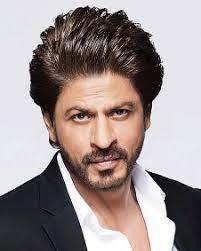
#> input picture image_examples/srk.jpg, 201 x 251 px
$ jupyter execute 'Face and Eye Detection of famous personalities.ipynb'
#> lines starting #> are read from the running program, lines starting #| are printed output that depends on the picture; after the words box and inside, x2 and y2 are one past the last pixel; in counts of white or black regions, pixels touching at a corner belong together
# Face and Eye Detection using HAAR Cascade Classifier
The goal of this mini project is to detect face and eyes of famous personalities using HAAR Cascade Classifier.

### Face Detection

[cell 1]
# Importing the dependencies
import numpy as np
import cv2

# Pointing opencv cascade classifier function to where our classifier(XML file format) is stored
face_classifier = cv2.CascadeClassifier("Haarcascades/haarcascade_frontalface_default.xml")

# Loading our image and converting it into gray scale
image = cv2.imread("image_examples/srk.jpg")
#> image is the input picture: shape (251, 201, 3); mean B, G, R 144, 145.5, 157.7
gray = cv2.cvtColor(image, cv2.COLOR_BGR2GRAY)
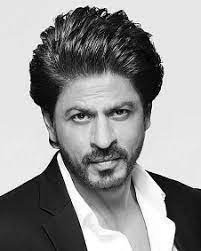
#> gray: shape (251, 201); min 0, max 255, mean 149

# The classifier returns the ROI of the detected face as a tuple and stores the top left and the bottom right coordinates
face = face_classifier.detectMultiScale(gray, 1.3, 5)
#> face = [[45, 72, 116, 116]]

# When no face detected face classifier returns the empty tuple
if face is ():
    print("No faces found!")

# Iterating through face array and drawing a rectangle over each face
for x, y, w, h in face:
    cv2.rectangle(image, (x,y), (x+w, y+h), (127,0,255), 2)
    cv2.imshow("Face Detection", image)
    cv2.waitKey(0)
#> this loop made 1 pass
#> pass 1, `cv2.imshow("Face Detection", image)`:
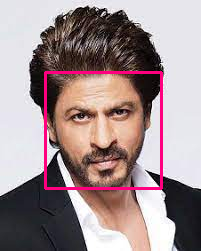
#> window 'Face Detection': shape (251, 201, 3); mean B, G, R 144.3, 142.3, 161.2

cv2.destroyAllWindows()

### Combining Face and Eye Detection

[cell 2]
# Importing the dependencies
import numpy as np
import cv2

# Pointing the opencv cascade classifier function to where our classifier(XML file format) is stored
face_classifier = cv2.CascadeClassifier("Haarcascades/haarcascade_frontalface_default.xml")
eye_classifier = cv2.CascadeClassifier("Haarcascades/haarcascade_eye.xml")

# Loading our image and converting it into gray scale
image = cv2.imread("image_examples/srk.jpg")
gray = cv2.cvtColor(image, cv2.COLOR_BGR2GRAY)

# The classifier returns the ROI of the detected face as a tuple and stores the top left and the bottom right coordinates
face = face_classifier.detectMultiScale(gray, 1.3, 5)

# When no face is detected the classifier returns the empty tuple
if face is ():
    print("No faces found!")

# Iterating through face,eye arrays and drawing a rectangle over each face and eye
for (x,y,w,h) in face:
    cv2.rectangle(image, (x,y), (x+w, y+h), (127,0,255), 2)
    cv2.imshow("image", image)
    cv2.waitKey(0)
    roi_gray = gray[y:y+h, x:x+w]
    roi_color = image[y:y+h, x:x+w]
    eye = eye_classifier.detectMultiScale(roi_gray)
    for (ex,ey,ew,eh) in eye:
        cv2.rectangle(roi_color, (ex,ey), (ex+ew, ey+eh), (255,255,0), 2)
        cv2.imshow("image", image)
        cv2.waitKey(0)
#> this loop made 1 pass
#> (x, y, w, h, eye) on pass 1: (45, 72, 116, 116, [[61, 27, 26, 26], [22, 31, 26, 26]])
#> pass 1, `roi_gray = gray[y:y+h, x:x+w]`:
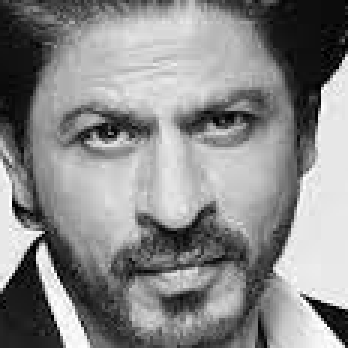
#> roi_gray: shape (116, 116) (shown 3 times larger); min 0, max 255, mean 136.7
#> pass 1, `roi_color = image[y:y+h, x:x+w]`:
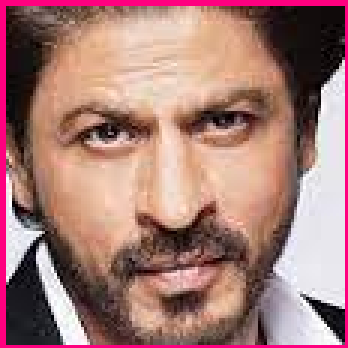
#> roi_color: shape (116, 116, 3) (shown 3 times larger); mean B, G, R 118.6, 123.8, 165.9
#> pass 1, `cv2.imshow("image", image)`:
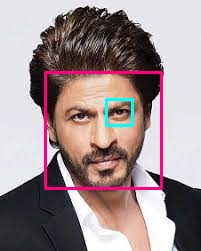
#> window 'image': shape (251, 201, 3); mean B, G, R 145.1, 142.9, 160
#> pass 1, `cv2.imshow("image", image)`:
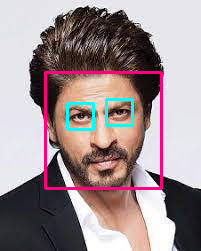
#> window 'image': shape (251, 201, 3); mean B, G, R 145.8, 143.4, 158.7
#> after the loop:
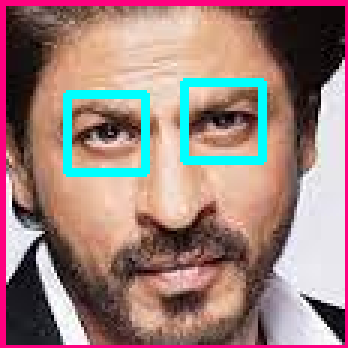
#> roi_color: shape (116, 116, 3) (shown 3 times larger); 4.58% of pixels changed, all inside (x1, y1, x2, y2) = (21, 26, 89, 59)
cv2.destroyAllWindows()

$ run again, with image_examples/hr.jpg copied over image_examples/srk.jpg
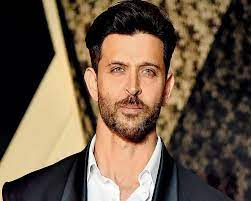
#> input picture image_examples/hr.jpg, 251 x 201 px
#> image is the input picture: shape (201, 251, 3); mean B, G, R 70, 87.6, 106.2
#> `gray = cv2.cvtColor(image, cv2.COLOR_BGR2GRAY)`:
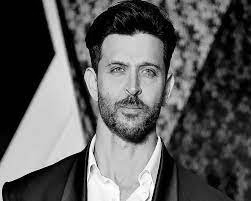
#> gray: shape (201, 251); min 0, max 255, mean 91.1
#> face = [[86, 34, 93, 93]]
#> the loop `for x, y, w, h in face:` made 1 pass
#> the loop `for (x,y,w,h) in face:` made 1 pass
#> (x, y, w, h, eye) on pass 1: (86, 34, 93, 93, [[21, 24, 24, 24], [54, 29, 21, 21]])
#> after the loop `for (x,y,w,h) in face:`:
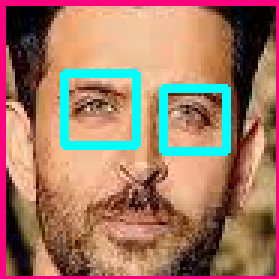
#> roi_color: shape (93, 93, 3) (shown 3 times larger); mean B, G, R 102.2, 121, 161.8

$ run again, with image_examples/pv.jpg copied over image_examples/srk.jpg
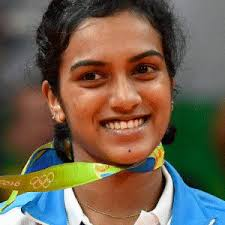
#> input picture image_examples/pv.jpg, 225 x 225 px
#> image is the input picture: shape (225, 225, 3); mean B, G, R 78.8, 96.8, 111.3
#> `gray = cv2.cvtColor(image, cv2.COLOR_BGR2GRAY)`:
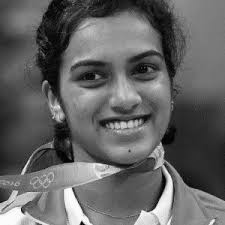
#> gray: shape (225, 225); min 0, max 255, mean 99.1
#> face = [[50, 18, 140, 140]]
#> the loop `for x, y, w, h in face:` made 1 pass
#> the loop `for (x,y,w,h) in face:` made 1 pass
#> (x, y, w, h, eye) on pass 1: (50, 18, 140, 140, [[73, 31, 39, 39], [24, 39, 36, 36]])
#> after the loop `for (x,y,w,h) in face:`:
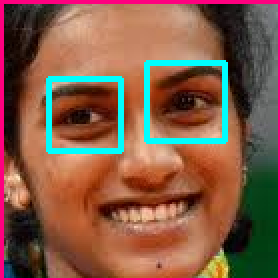
#> roi_color: shape (140, 140, 3) (shown 2 times larger); mean B, G, R 72.3, 90.9, 131.6
